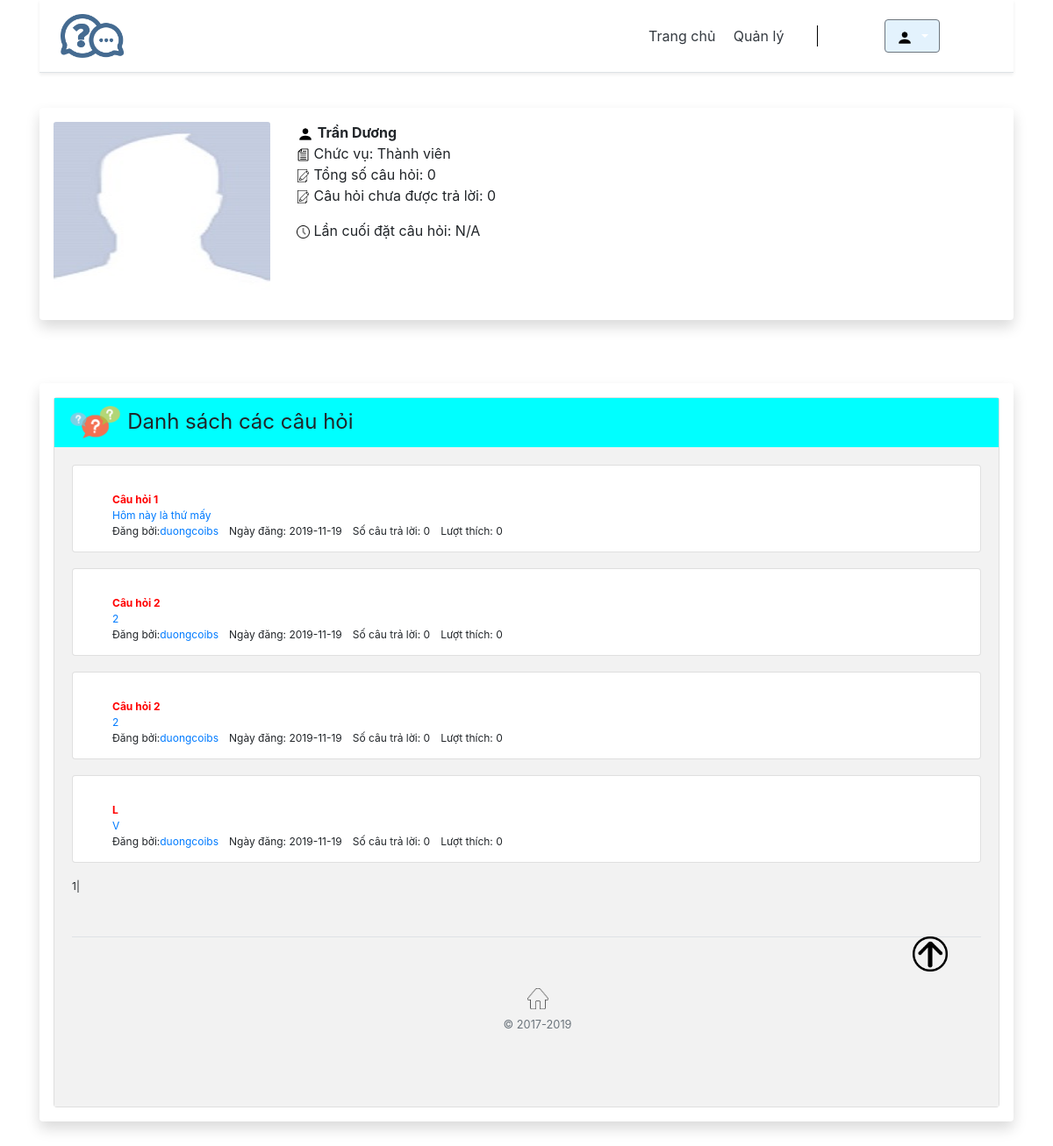
Screenshot of /php/TrangCaNhan.php (signed in) with the database file from the repository.
### tables this page shows
CREATE TABLE `user` (
  `id` int(11) NOT NULL,
  `username` varchar(35) NOT NULL,
  `password` varchar(35) NOT NULL,
  `first_name` varchar(20) NOT NULL,
  `last_name` varchar(20) NOT NULL,
  `birthday` varchar(10) NOT NULL,
  `email` varchar(50) NOT NULL,
  `role` varchar(20) NOT NULL,
  `gender` varchar(10) NOT NULL
);

CREATE TABLE `question` (
  `id_question` int(11) NOT NULL,
  `question` varchar(50) NOT NULL,
  `detail` varchar(100) NOT NULL,
  `time` date NOT NULL,
  `user` varchar(35) NOT NULL,
  `id_topic` int(11) NOT NULL,
  `id_check` int(11) DEFAULT NULL
);

### php/TrangCaNhan.php (the view, shortened to what this page needs)
<!DOCTYPE html>
<html>
<head>
    <link rel="stylesheet" type="text/css" href="style.css">
    <link rel="stylesheet" type="text/css" href="css/bootstrap.min.css">
    <link rel="stylesheet" href="https://cdnjs.cloudflare.com/ajax/libs/font-awesome/4.7.0/css/font-awesome.min.css">
</head>
<?php
$server = "localhost";
$user = "root";
$pass = "";
$database = "q_a";
$conn = mysqli_connect($server, $user, $pass, $database);
    $user = $_SESSION['login'];
    $thongtin = mysqli_query($conn,"SELECT * FROM user WHERE username = '$user'");
    $row_thongtin = mysqli_fetch_assoc($thongtin);?>
<body>
    <div class="container">
        <div id="menu">
            <div
            class="d-flex flex-column flex-md-row align-items-center p-3 px-md-4 mb-3 bg-white border-bottom shadow-sm">
            <a onClick=home() class="my-0 mr-md-auto font-weight-normal"><img src="images/logo.png" height="50px"></a>
            <nav class="my-2 my-md-0 mr-md-3" style="border-right:solid 1px black;padding-right:30px">
                <a class="p-2 text-dark" href="Trangchu.php">Trang chủ</a>
                <a class="p-2 text-dark" href="#">Quản lý</a>
            </nav>
            <div class="dropdown">
                <button class="btn btn-secondary dropdown-toggle" type="button" id="dropdownMenuButton"
                data-toggle="dropdown" aria-haspopup="true" aria-expanded="false"
                style="background-color:#e3f2fd;margin-right:60px;margin-left:60px;">
                <img src="images/user.png" height="20px" width="auto" />
            </button>
        </div>
    </div>
</div>
<br>
<div class="shadow p-3 mb-5 bg-white rounded" width="">
    <div class="row">
        <div class="col-md-3">
            <img src="images/avt.jpg" class="card-img d-none d-md-block d-lg-block d-xl-block" width="150"
            height="210">
        </div>
        <div class="col-md-9">
            <div class="card-body-right">
                <b class="card-title">
                    <img src="user.png" alt="" width="20" height="20">
                    <front color="0000FF"><?php echo $row_thongtin['last_name']." ".$row_thongtin['first_name']; ?></front>
                </b>
                <p class="card-text">
                    <img src="images/mo-ta.jpg" alt="" width="15" height="15">
                    Chức vụ: Thành viên<br>
                    <img src="images/dang-boi.png" alt="" width="15" height="15">
                    Tổng số câu hỏi: 0<br>
                    <img src="images/dang-boi.png" alt="" width="15" height="15">
                    Câu hỏi chưa được trả lời: 0
                </p>
                <p class="card-text">
                    <img src="images/thoi-gian.jpg" width="15" height="15" alt="">
                    Lần cuối đặt câu hỏi: N/A
                </p>
            </div>
        </div>
    </div>
</div>
<br>
<div class="shadow p-3 mb-5 bg-white rounded" style="margin-bottom:70px;">
    <div class="card" id="question">
        <nav class="navbar" style="background-color:#00ffff">
            <div>
                <h4 class="my-0 mr-md-auto font-weight-normal"><img src="images/question.png" height="40px"
                    width="auto" />
                Danh sách các câu hỏi</h5>
            </div>
        </nav>
        <div class="card-body" id="question-body">
            <?php
            $conn = mysqli_connect('localhost', 'root', '', 'q_a');
            $result = mysqli_query($conn, "SELECT COUNT(id_question) as total FROM question WHERE user = '$user'");
            $row = mysqli_fetch_assoc($result);
            $total_records = $row['total'];
            $current_page = isset($_GET['page']) ? $_GET['page'] : 1;
            $limit = 10;
            $total_page = ceil($total_records / $limit);
            $start = ($current_page - 1) * $limit;
            $danhsach = mysqli_query($conn,"SELECT * FROM question WHERE user = '$user' LIMIT $start, $limit");
            ?>
            <div>
                <?php
                if($danhsach->num_rows >0){
                    while ($row = mysqli_fetch_assoc($danhsach)){
                        echo"<div class='list-question'>";
                        echo"<div class='card' id='question-item'>";
                        echo"<div class='card-body'>";
                        echo"<div class='row'>";
                        echo"<div class='col-8'>";
                        echo"<a href='http://localhost/Web-nhom-10/php/CauHoi.php?ques=".$row['id_question']."' class='title'>".$row['question']."</a><br>";
                        echo"<a href='#' class='trangthaicauhoi'>".$row['detail']."</a><br>";
                        echo"<p>";
                        echo"Đăng bởi:";
                        echo"<a href=''>".$row['user']."</a>";
                        echo"&emsp;Ngày đăng: ".$row['time']."";
                        echo"&emsp;Số câu trả lời: 0";
                        echo"&emsp;Lượt thích: 0";
                        echo"</p>";
                        echo"</div>";
                        echo"</div>";
                        echo"</div>";
                        echo"</div>";
                        echo"<br>";
                    }
                }
                else{
                    echo"";
                }
                ?>
            </div>
            <div class="pagination">
                <?php
               for ($i = 1; $i <= $total_page; $i++){
                   if ($i == $current_page){
                       echo '<span>'.$i.'</span> | ';
                   }
                   else{
                       echo '<a href="TrangCaNhan.php?&page='.$i.'">'.$i.'</a> | ';
                   }
               }
               ?>
           </div>
       </div>
   </div>
</div>
<div class="text-center">
    <a href="Trangchu.html#menu" style="border-radius: 75%;position:fixed;right:10%"><img src="btt.png"
        height="40px" width="auto" /></a>
        <footer class="pt-4 my-md-5 pt-md-5 border-top">
            <div class="row">
                <div class="col-12 col-md">
                    <img class="mb-2" src="footer.png" alt="" width="24" height="24">
                    <small class="d-block mb-3 text-muted">&copy; 2017-2019</small>
                </div>
            </div>
        </footer>
    </div>
</div>
</body>
</html>

### php/style.css (style rules this page uses)
* { margin: 0; padding: 0; }

### php/TrangCaNhan.php (style rules this page uses)
.card .row { margin-top: 10px; margin-left: 10px; margin-bottom: 10px; }
#question #question-body { background-color: #f2f2f2; }
.list-question .title { font-weight: bold; color: #ff0000; }
.list-question { font-size: 12px; }
.list-question #question-item { max-height: 100px; }

### rows the page displays
user: last_name "Trần", first_name "Dương"
question: question "Câu hỏi 1", detail "Hôm này là thứ mấy", user "duongcoibs", time "2019-11-19"
question: question "Câu hỏi 2", detail "2", user "duongcoibs", time "2019-11-19"
question: question "Câu hỏi 2", detail "2", user "duongcoibs", time "2019-11-19"
question: question "L", detail "V", user "duongcoibs", time "2019-11-19"
